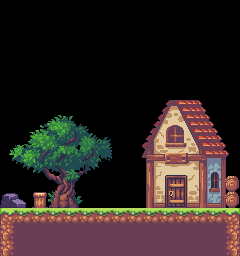

A level layout from a 2D game, rendered from its tile map. Below: a short description, then the map file with its tile-grid data intact:
An orthogonal 15x16 tile map with 16x16 px tiles, 2 tile layers (Behind, Main), 4 tilesets and 9 objects.

<map version="1.10" tiledversion="1.10.2" orientation="orthogonal" renderorder="right-down" width="15" height="16" tilewidth="16" tileheight="16" infinite="0" nextlayerid="7" nextobjectid="11">
 <editorsettings>
  <export target="BoxSmasherMap..tmx" format="tmx" />
 </editorsettings>
 <tileset firstgid="1" source="boxsmasher/BoxSmasherObjects.tsx" />
 <tileset firstgid="365" source="boxsmasher/BoxSmasherTileSet.tsx" />
 <tileset firstgid="940" source="boxsmasher/door.tsx" />
 <tileset firstgid="941" source="boxsmasher/Boxes.tsx" />
 <layer id="1" name="Behind" width="15" height="16">
  <data encoding="csv">
0,0,0,0,0,0,0,0,0,0,0,0,0,0,0,
0,0,0,0,0,0,0,0,0,0,0,0,0,0,0,
0,0,0,0,0,0,0,0,0,0,0,0,0,0,0,
0,0,0,0,0,0,0,0,0,0,0,0,0,0,0,
0,0,0,0,0,0,0,0,0,0,0,0,0,0,0,
0,0,0,0,0,0,0,0,0,0,0,0,0,0,0,
0,0,0,0,0,0,0,0,46,47,48,49,50,51,52,
60,61,62,63,64,65,66,0,72,73,74,75,76,77,78,
86,87,88,89,90,91,92,0,98,99,100,101,102,103,104,
112,113,114,115,116,117,118,0,124,125,126,127,128,129,130,
138,139,140,141,142,143,144,0,150,151,152,153,154,155,156,
164,165,166,167,168,169,170,0,176,177,178,179,180,181,182,
184,185,625,193,194,195,196,0,202,203,204,205,206,207,208,
56,56,56,56,56,56,56,56,56,56,56,56,56,56,56,
56,56,56,56,56,56,56,56,56,56,56,56,56,56,56,
0,0,0,0,0,0,0,0,0,0,0,0,0,0,0
</data>
 </layer>
 <layer id="2" name="Main" width="15" height="16">
  <data encoding="csv">
0,0,0,0,0,0,0,0,0,0,0,0,0,0,0,
0,0,0,0,0,0,0,0,0,0,0,0,0,0,0,
0,0,0,0,0,0,0,0,0,0,0,0,0,0,0,
0,0,0,0,0,0,0,0,0,0,0,0,0,0,0,
0,0,0,0,0,0,0,0,0,0,0,0,0,0,0,
0,0,0,0,0,0,0,0,0,0,0,0,0,0,0,
0,0,0,0,0,0,0,0,0,0,0,0,0,0,0,
0,0,0,0,0,0,0,0,0,0,0,0,0,0,0,
0,0,0,0,0,0,0,0,0,0,0,0,0,0,0,
0,0,0,0,0,0,0,0,0,0,0,0,0,0,0,
0,0,0,0,0,0,0,0,0,0,0,0,0,0,0,
0,0,0,0,0,0,0,0,0,0,0,0,0,0,626,
0,0,0,0,0,0,0,0,0,0,0,0,0,0,626,
391,393,393,393,393,393,393,393,393,393,393,393,393,393,395,
441,443,443,443,443,443,443,443,443,443,443,443,443,443,445,
441,443,443,443,443,443,443,443,443,443,443,443,443,443,445
</data>
 </layer>
 <objectgroup id="4" name="ground">
  <object id="2" x="0" y="208" width="240" height="16" />
 </objectgroup>
 <objectgroup id="3" name="door">
  <object id="1" gid="940" x="164" y="208" width="22" height="33" />
 </objectgroup>
 <objectgroup id="6" name="trueBox">
  <object id="9" gid="941" x="108" y="196" width="16" height="16" />
 </objectgroup>
 <objectgroup id="5" name="Boxes">
  <object id="3" gid="941" x="100" y="208" width="16" height="16" />
  <object id="4" gid="941" x="109" y="208" width="16" height="16" />
  <object id="5" gid="941" x="118" y="208" width="16" height="16" />
  <object id="6" gid="941" x="106" y="192" width="16" height="16" />
  <object id="7" gid="941" x="118" y="192" width="16" height="16" />
  <object id="8" gid="941" x="111" y="176" width="16" height="16" />
 </objectgroup>
</map>
